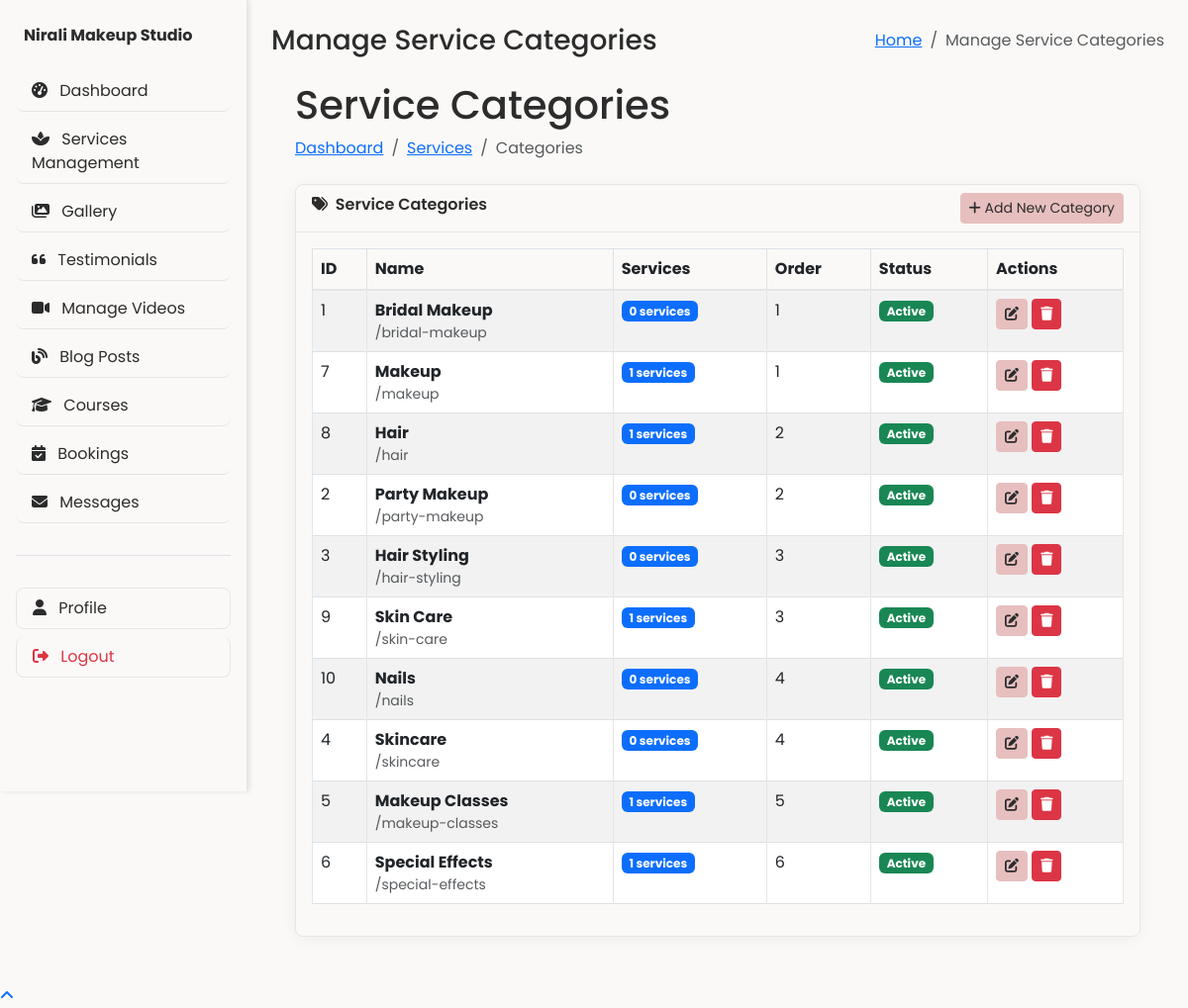
Screenshot of /admin/service-categories.php (signed in) with the database file from the repository.
### tables this page shows
CREATE TABLE `service_categories` (
  `id` int(11) NOT NULL,
  `name` varchar(100) NOT NULL,
  `slug` varchar(100) NOT NULL,
  `description` text DEFAULT NULL,
  `image` varchar(255) DEFAULT NULL,
  `status` tinyint(1) NOT NULL DEFAULT 1,
  `display_order` int(11) DEFAULT 0,
  `created_at` timestamp NOT NULL DEFAULT current_timestamp(),
  `updated_at` timestamp NOT NULL DEFAULT current_timestamp() ON UPDATE current_timestamp()
);

### admin/service-categories.php (the view, shortened to what this page needs)
<?php
$pdo = getDBConnection();
$categories = [];
try {
    $query = "SELECT c.*,
                     (SELECT COUNT(*) FROM service_category_mapping WHERE category_id = c.id) as service_count
              FROM service_categories c
              WHERE c.status = 1
              ORDER BY c.display_order, c.name";
    $categories = $pdo->query($query)->fetchAll(PDO::FETCH_ASSOC);
} catch (PDOException $e) {
    $_SESSION['error'] = 'Error fetching categories: ' . $e->getMessage();
}
require_once 'includes/header.php';
?>
<div class="container-fluid px-4">
    <h1 class="mt-4">Service Categories</h1>
    <ol class="breadcrumb mb-4">
        <li class="breadcrumb-item"><a href="index.php">Dashboard</a></li>
        <li class="breadcrumb-item"><a href="services.php">Services</a></li>
        <li class="breadcrumb-item active">Categories</li>
    </ol>
    <div class="card mb-4">
        <div class="card-header">
            <i class="fas fa-tags me-1"></i>
            Service Categories
            <a href="category-edit.php" class="btn btn-primary btn-sm float-end">
                <i class="fas fa-plus"></i> Add New Category
            </a>
        </div>
        <div class="card-body">
            <div class="table-responsive">
                <table class="table table-bordered table-striped" id="categoriesTable" width="100%" cellspacing="0">
                    <thead>
                        <tr>
                            <th>ID</th>
                            <th>Name</th>
                            <th>Services</th>
                            <th>Order</th>
                            <th>Status</th>
                            <th>Actions</th>
                        </tr>
                    </thead>
                    <tbody>
                        <?php if (empty($categories)): ?>
                            <tr>
                                <td colspan="6" class="text-center py-4">No categories found. <a href="category-edit.php">Add your first category</a>.</td>
                            </tr>
                        <?php else: ?>
                            <?php foreach ($categories as $category): ?>
                                <tr>
                                    <td><?php echo $category['id']; ?></td>
                                    <td>
                                        <strong><?php echo htmlspecialchars($category['name']); ?></strong>
                                        <div class="small text-muted">
                                            /<?php echo htmlspecialchars($category['slug']); ?>
                                        </div>
                                    </td>
                                    <td>
                                        <span class="badge bg-primary"><?php echo (int)$category['service_count']; ?> services</span>
                                    </td>
                                    <td><?php echo $category['display_order']; ?></td>
                                    <td>
                                        <?php if ($category['status'] == 1): ?>
                                            <span class="badge bg-success">Active</span>
                                        <?php else: ?>
                                            <span class="badge bg-secondary">Inactive</span>
                                        <?php endif; ?>
                                    </td>
                                    <td>
                                        <a href="category-edit.php?id=<?php echo $category['id']; ?>" class="btn btn-sm btn-primary" title="Edit">
                                            <i class="fas fa-edit"></i>
                                        </a>
                                        <a href="#" onclick="confirmDelete(<?php echo $category['id']; ?>)" class="btn btn-sm btn-danger" title="Delete">
                                            <i class="fas fa-trash"></i>
                                        </a>
                                    </td>
                                </tr>
                            <?php endforeach; ?>
                        <?php endif; ?>
                    </tbody>
                </table>
            </div>
        </div>
    </div>
</div>
<?php
require_once 'includes/footer.php';
?>

### admin/includes/header.php (style rules this page uses)
.card { border-radius: 0.5rem; overflow: hidden; }
:root { --primary-bg: #FBF9F7; --primary-text: #2C2C2C; --sidebar-width: 250px; }
body { font-family: -apple-system, BlinkMacSystemFont, 'Segoe UI', Roboto, Oxygen, Ubuntu, Cantarell, sans-serif; background-color: var(--primary-bg); color: var(--primary-text); min-height: 100vh; margin: 0; padding: 0; }
:root { --primary: #4e73df; --secondary: #858796; --success: #1cc88a; --info: #36b9cc; --warning: #f6c23e; --danger: #e74a3b; --light: #f8f9fc; --dark: #5a5c69; --instagram: #e4405f; }
body { font-family: 'Poppins', sans-serif; background-color: var(--primary-bg); color: var(--primary-text); min-height: 100vh; overflow-x: hidden; }
.card { background: var(--tertiary-bg); border: 1px solid var(--light-border); border-radius: 8px; box-shadow: var(--card-shadow); transition: all 0.3s ease; }
.card-header { background: var(--secondary-bg); border-bottom: 1px solid var(--light-border); color: var(--primary-text); font-weight: 600; }
.btn-primary { background-color: var(--primary-accent); border-color: var(--primary-accent); color: var(--primary-text); transition: all 0.3s ease; }
.table { color: var(--primary-text); }
.table th { background-color: var(--secondary-bg); border-bottom: 2px solid var(--light-border); }
.table td { border-color: var(--light-border); }

### rows the page displays
service_categories: id "1", name "Bridal Makeup", slug "bridal-makeup", service_count "0", display_order "1", status "Active"
service_categories: id "7", name "Makeup", slug "makeup", service_count "1", display_order "1", status "Active"
service_categories: id "8", name "Hair", slug "hair", service_count "1", display_order "2", status "Active"
service_categories: id "2", name "Party Makeup", slug "party-makeup", service_count "0", display_order "2", status "Active"
service_categories: id "3", name "Hair Styling", slug "hair-styling", service_count "0", display_order "3", status "Active"
service_categories: id "9", name "Skin Care", slug "skin-care", service_count "1", display_order "3", status "Active"
service_categories: id "10", name "Nails", slug "nails", service_count "0", display_order "4", status "Active"
service_categories: id "4", name "Skincare", slug "skincare", service_count "0", display_order "4", status "Active"
service_categories: id "5", name "Makeup Classes", slug "makeup-classes", service_count "1", display_order "5", status "Active"
service_categories: id "6", name "Special Effects", slug "special-effects", service_count "1", display_order "6", status "Active"

### other values shown
$page_title "Manage Service Categories"
